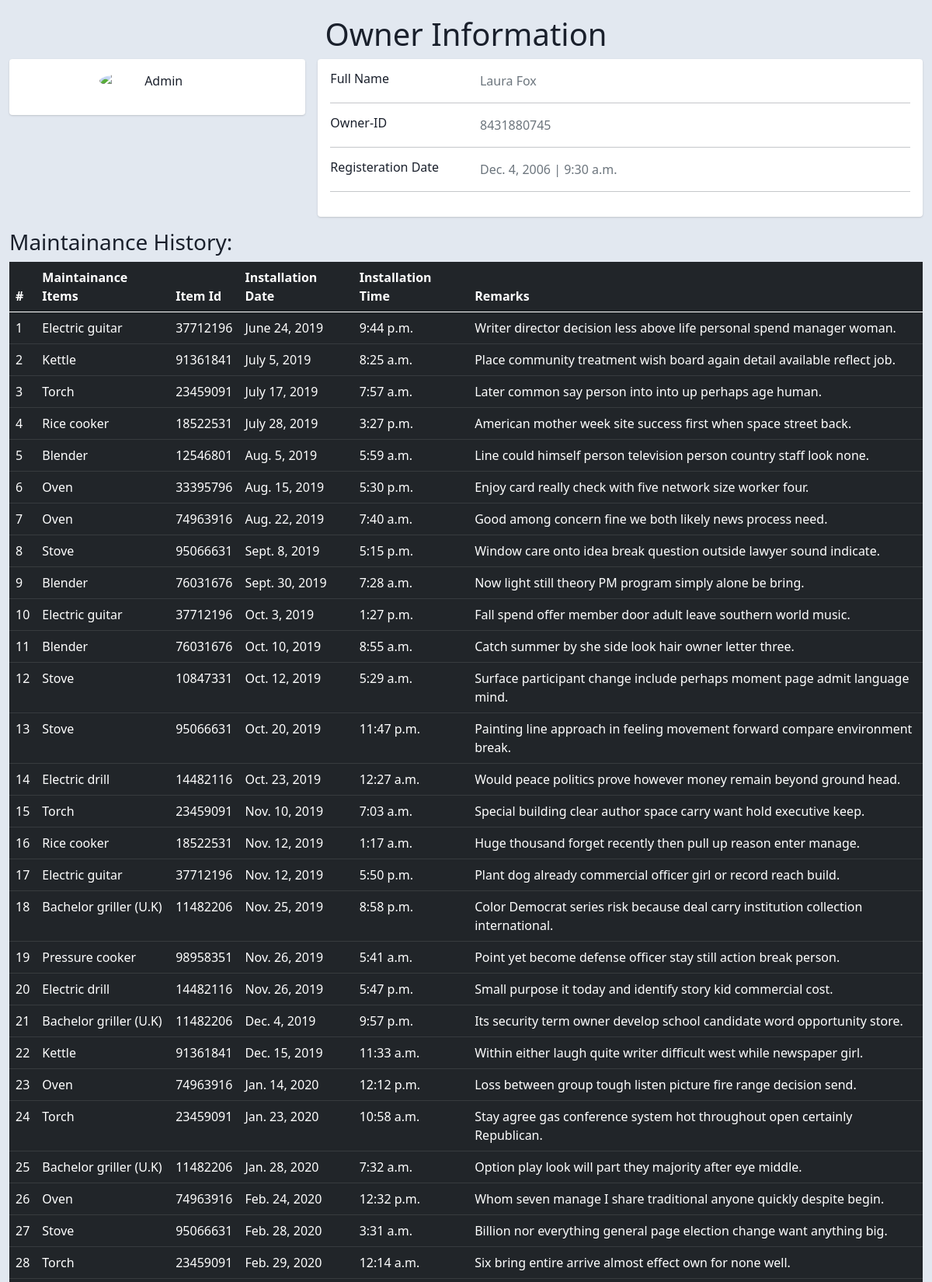
The page /store/maintainance/8431880745/ (upper part) on the database its author committed.
### store/models.py (models this page shows, shortened)
class Owner(models.Model):
	owner_id = models.IntegerField(default=0,primary_key=True)
	owner_Fname = models.CharField(max_length=200)
	owner_Lname = models.CharField(max_length=200)
	registered_date = models.DateTimeField('date added')

class Maintainance(models.Model):
	owner = models.ForeignKey(Owner,on_delete=models.CASCADE)
	maintain_item = models.CharField(max_length=200)
	item_id = models.CharField(max_length=200)
	maintain_date= models.DateTimeField('date Maintainance')
	Remarks = models.CharField(max_length=200)

### store/views.py (the view)
# urls.py: path('maintainance/<int:o_id>/', views.Maintainance_rec, name='maintainance_record'),
def Maintainance_rec(request,o_id):
	try:
		details_dict={}
		owner_info = list(Owner.objects.filter(owner_id=str(o_id)).values())
		Main_hist = list(Maintainance.objects.filter(owner_id=str(o_id)).values_list('owner_id','maintain_item','item_id','maintain_date','Remarks').order_by('maintain_date'))
		for i in owner_info[0]:
			details_dict[i] = owner_info[0][i]
		details_dict['maint_his'] = Main_hist
		if len(Main_hist) == 0:
			raise IndexError
		return render(request,"maininfo.html",details_dict);
	except IndexError:
		return HttpResponse('No Maintainance Records for \'user-id\' : \'%d\''%(o_id))

### TEMPLATES/maininfo.html (shortened to what this page needs)
{%extends "base.html"%}
{% load static%}
{%block content%}
<div class="container-fluid">
	<center><h1>Owner Information</h1></center>
	 <div class="row gutters-sm">
	            <div class="col-md-4 mb-3">
	              <div class="card">
	                <div class="card-body">
	                  <div class="d-flex flex-column align-items-center text-center">
	                    <img src="https://bootdey.com/img/Content/avatar/avatar7.png" alt="Admin" class="rounded-circle" width="150">
	                  </div>
	                </div>
	              </div>
	          </div>
	      <div class="col-md-8">
              <div class="card mb-3">
                <div class="card-body">
                  <div class="row">
                    <div class="col-sm-3">
                      <h6 class="mb-0">Full Name</h6>
                    </div>
                    <div class="col-sm-9 text-secondary">
                      {{owner_Fname}} {{owner_Lname}}
                    </div>
                  </div>
                  <hr>
                  <div class="row">
                    <div class="col-sm-3">
                      <h6 class="mb-0">Owner-ID</h6>
                    </div>
                    <div class="col-sm-9 text-secondary">
                      {{owner_id}}
                    </div>
                  </div>
                  <hr>
                  <div class="row">
                    <div class="col-sm-3">
                      <h6 class="mb-0">Registeration Date</h6>
                    </div>
                    <div class="col-sm-9 text-secondary">
                      {{registered_date|date}} | {{registered_date|time}}
                    </div>
                  </div>
                  <hr>
                </div>
              </div>
          </div>
      </div>
      <h3>Maintainance History:</h3>
	    <table class="table table-dark">
		  <thead>
		    <tr>
		      <th scope="col">#</th>
		      <th scope="col">Maintainance Items</th>
		      <th scope="col">Item Id</th>
		      <th scope="col">Installation Date</th>
          <th scope="col">Installation Time</th>
          <th scope="col">Remarks</th>
		    </tr>
		  </thead>
		  <tbody>
		  	{% for data in maint_his %}
		    <tr>
		     <td>{{forloop.counter}}</td>
		      <td>{{ data.1 }}</td>
		      <td>{{ data.2 }}</td>
		      <td>{{ data.3|date }}</td>
          <td>{{ data.3|time }}</td>
		      <td>{{ data.4 }}</td>
		    </tr>
		    {% endfor %}
		  </tbody>
		</table>
</div>
{% endblock%}

### TEMPLATES/maininfo.html (style rules this page uses)
body { margin-top:20px; color: #1a202c; text-align: left; background-color: #e2e8f0; }
.card { box-shadow: 0 1px 3px 0 rgba(0,0,0,.1), 0 1px 2px 0 rgba(0,0,0,.06); }
.card { position: relative; display: flex; flex-direction: column; min-width: 0; word-wrap: break-word; background-color: #fff; background-clip: border-box; border: 0 solid rgba(0,0,0,.125); border-radius: .25rem; }
.card-body { flex: 1 1 auto; min-height: 1px; padding: 1rem; }
.gutters-sm { margin-right: -8px; margin-left: -8px; }
.gutters-sm>.col, .gutters-sm>[class*=col-] { padding-right: 8px; padding-left: 8px; }
.mb-3, .my-3 { margin-bottom: 1rem!important; }

### rows shown on the page
Owner: owner_Fname "Laura", owner_Lname "Fox", registered_date "Dec. 4, 2006", registered_date "9:30 a.m."
Maintainance: maintain_item "Electric guitar", item "37712196", maintain_date "June 24, 2019", data "9:44 p.m.", Remarks "Writer director decision less above life personal spend manager woman."
Maintainance: maintain_item "Kettle", item "91361841", maintain_date "July 5, 2019", data "8:25 a.m.", Remarks "Place community treatment wish board again detail available reflect job."
Maintainance: maintain_item "Torch", item "23459091", maintain_date "July 17, 2019", data "7:57 a.m.", Remarks "Later common say person into into up perhaps age human."
Maintainance: maintain_item "Rice cooker", item "18522531", maintain_date "July 28, 2019", data "3:27 p.m.", Remarks "American mother week site success first when space street back."
Maintainance: maintain_item "Blender", item "12546801", maintain_date "Aug. 5, 2019", data "5:59 a.m.", Remarks "Line could himself person television person country staff look none."
Maintainance: maintain_item "Oven", item "33395796", maintain_date "Aug. 15, 2019", data "5:30 p.m.", Remarks "Enjoy card really check with five network size worker four."
Maintainance: maintain_item "Oven", item "74963916", maintain_date "Aug. 22, 2019", data "7:40 a.m.", Remarks "Good among concern fine we both likely news process need."
Maintainance: maintain_item "Stove", item "95066631", maintain_date "Sept. 8, 2019", data "5:15 p.m.", Remarks "Window care onto idea break question outside lawyer sound indicate."
Maintainance: maintain_item "Blender", item "76031676", maintain_date "Sept. 30, 2019", data "7:28 a.m.", Remarks "Now light still theory PM program simply alone be bring."
Maintainance: maintain_item "Electric guitar", item "37712196", maintain_date "Oct. 3, 2019", data "1:27 p.m.", Remarks "Fall spend offer member door adult leave southern world music."
Maintainance: maintain_item "Blender", item "76031676", maintain_date "Oct. 10, 2019", data "8:55 a.m.", Remarks "Catch summer by she side look hair owner letter three."
Maintainance: maintain_item "Stove", item "10847331", data "Oct. 12, 2019", data "5:29 a.m.", Remarks "Surface participant change include perhaps moment page admit language mind."
Maintainance: maintain_item "Stove", item "95066631", maintain_date "Oct. 20, 2019", data "11:47 p.m.", Remarks "Painting line approach in feeling movement forward compare environment break."
Maintainance: maintain_item "Electric drill", item "14482116", data "Oct. 23, 2019", data "12:27 a.m.", Remarks "Would peace politics prove however money remain beyond ground head."
Maintainance: maintain_item "Torch", item "23459091", maintain_date "Nov. 10, 2019", data "7:03 a.m.", Remarks "Special building clear author space carry want hold executive keep."
Maintainance: maintain_item "Rice cooker", item "18522531", data "Nov. 12, 2019", data "1:17 a.m.", Remarks "Huge thousand forget recently then pull up reason enter manage."
Maintainance: maintain_item "Electric guitar", item "37712196", maintain_date "Nov. 12, 2019", data "5:50 p.m.", Remarks "Plant dog already commercial officer girl or record reach build."
Maintainance: maintain_item "Bachelor griller (U.K)", item "11482206", maintain_date "Nov. 25, 2019", data "8:58 p.m.", Remarks "Color Democrat series risk because deal carry institution collection international."
Maintainance: maintain_item "Pressure cooker", item "98958351", maintain_date "Nov. 26, 2019", data "5:41 a.m.", Remarks "Point yet become defense officer stay still action break person."
Maintainance: maintain_item "Electric drill", item "14482116", maintain_date "Nov. 26, 2019", data "5:47 p.m.", Remarks "Small purpose it today and identify story kid commercial cost."
Maintainance: maintain_item "Bachelor griller (U.K)", item "11482206", maintain_date "Dec. 4, 2019", data "9:57 p.m.", Remarks "Its security term owner develop school candidate word opportunity store."
Maintainance: maintain_item "Kettle", item "91361841", maintain_date "Dec. 15, 2019", data "11:33 a.m.", Remarks "Within either laugh quite writer difficult west while newspaper girl."
Maintainance: maintain_item "Oven", item "74963916", maintain_date "Jan. 14, 2020", data "12:12 p.m.", Remarks "Loss between group tough listen picture fire range decision send."
Maintainance: maintain_item "Torch", item "23459091", maintain_date "Jan. 23, 2020", data "10:58 a.m.", Remarks "Stay agree gas conference system hot throughout open certainly Republican."
Maintainance: maintain_item "Bachelor griller (U.K)", item "11482206", maintain_date "Jan. 28, 2020", data "7:32 a.m.", Remarks "Option play look will part they majority after eye middle."
Maintainance: maintain_item "Oven", item "74963916", maintain_date "Feb. 24, 2020", data "12:32 p.m.", Remarks "Whom seven manage I share traditional anyone quickly despite begin."
Maintainance: maintain_item "Stove", item "95066631", data "Feb. 28, 2020", data "3:31 a.m.", Remarks "Billion nor everything general page election change want anything big."
Maintainance: maintain_item "Torch", item "23459091", data "Feb. 29, 2020", data "12:14 a.m.", Remarks "Six bring entire arrive almost effect own for none well."

### other values the page prints
{{ owner_id }} "8431880745"
